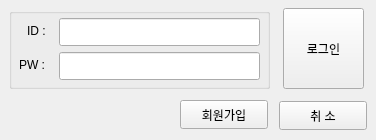
<?xml version="1.0" encoding="UTF-8"?>
<ui version="4.0">
 <class>LogIn</class>
 <widget class="QWidget" name="LogIn">
  <property name="geometry">
   <rect>
    <x>0</x>
    <y>0</y>
    <width>376</width>
    <height>140</height>
   </rect>
  </property>
  <property name="windowTitle">
   <string>Form</string>
  </property>
  <widget class="QPushButton" name="cancelButton">
   <property name="geometry">
    <rect>
     <x>279</x>
     <y>101</y>
     <width>88</width>
     <height>29</height>
    </rect>
   </property>
   <property name="text">
    <string>취 소</string>
   </property>
  </widget>
  <widget class="QGroupBox" name="groupBox_SignIn">
   <property name="geometry">
    <rect>
     <x>9</x>
     <y>8</y>
     <width>261</width>
     <height>81</height>
    </rect>
   </property>
   <property name="title">
    <string/>
   </property>
   <widget class="QLabel" name="label_ID">
    <property name="geometry">
     <rect>
      <x>18</x>
      <y>13</y>
      <width>62</width>
      <height>20</height>
     </rect>
    </property>
    <property name="text">
     <string>ID :</string>
    </property>
   </widget>
   <widget class="QLabel" name="label_PW">
    <property name="geometry">
     <rect>
      <x>10</x>
      <y>47</y>
      <width>62</width>
      <height>20</height>
     </rect>
    </property>
    <property name="text">
     <string>PW :</string>
    </property>
   </widget>
   <widget class="QLineEdit" name="lineEdit_ID">
    <property name="geometry">
     <rect>
      <x>50</x>
      <y>10</y>
      <width>201</width>
      <height>28</height>
     </rect>
    </property>
   </widget>
   <widget class="QLineEdit" name="lineEdit_PW">
    <property name="geometry">
     <rect>
      <x>50</x>
      <y>44</y>
      <width>201</width>
      <height>28</height>
     </rect>
    </property>
   </widget>
  </widget>
  <widget class="QPushButton" name="signInButton">
   <property name="geometry">
    <rect>
     <x>283</x>
     <y>8</y>
     <width>81</width>
     <height>81</height>
    </rect>
   </property>
   <property name="text">
    <string>로그인</string>
   </property>
  </widget>
  <widget class="QPushButton" name="signUpButton">
   <property name="geometry">
    <rect>
     <x>180</x>
     <y>100</y>
     <width>88</width>
     <height>29</height>
    </rect>
   </property>
   <property name="text">
    <string>회원가입</string>
   </property>
  </widget>
 </widget>
 <resources/>
 <connections/>
</ui>
